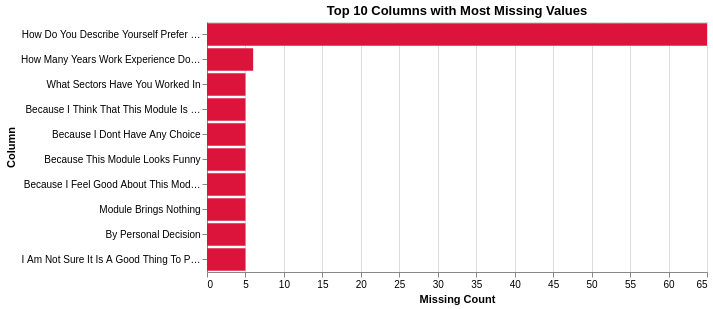
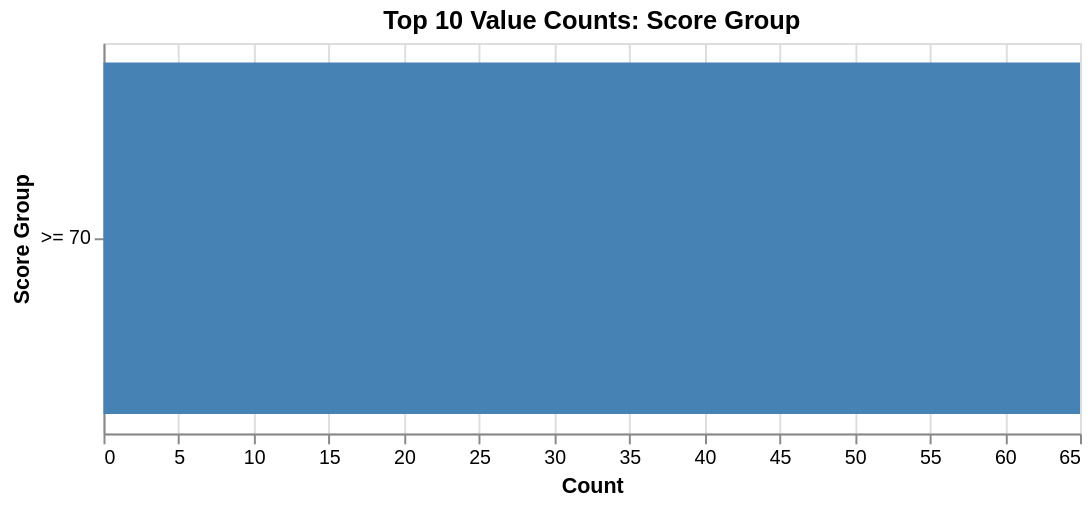
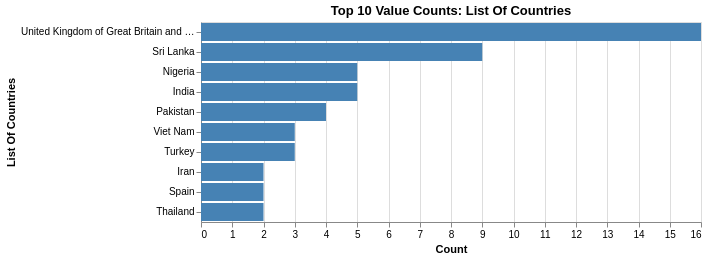
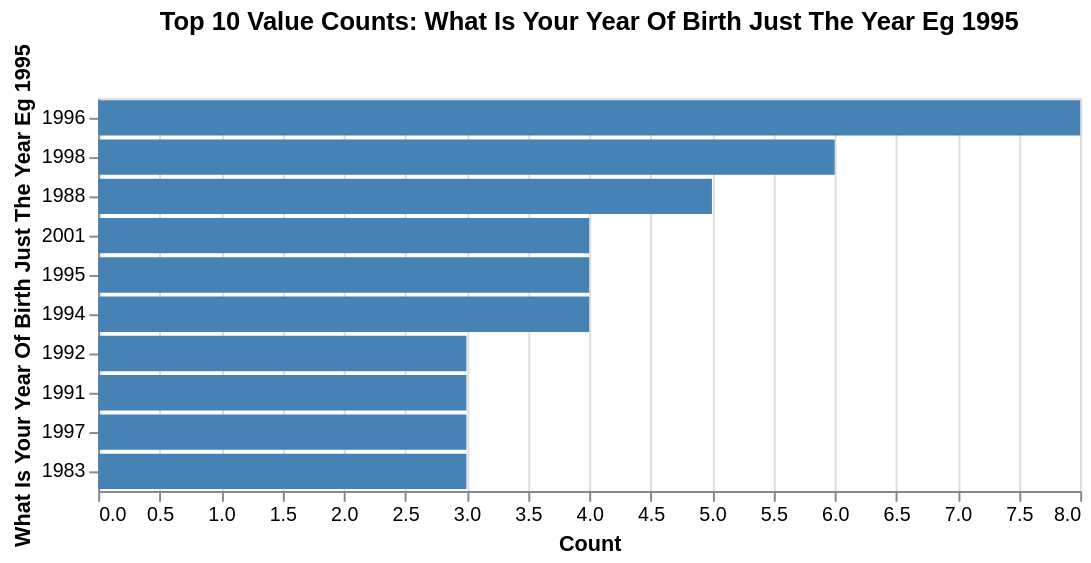

Source (notebook cell) for these figures, in order:
### Code cell
import altair as alt

# 1. Overview (Top 10 rows only)
print("Shape:", score_demo_ab_70.shape)
display(score_demo_ab_70.head(10))


# Clean column names in retrospective_score to sentence case
score_demo_ab_70.columns = score_demo_ab_70.columns.str.strip().str.replace(' ', '_').str.replace(',', '').str.lower().str.replace('-', '_').str.replace('?', '').str.replace('(', '').str.replace(')', '').str.replace('.', '').str.replace('&', '').str.replace(':', '').str.replace("'", '').str.replace('/', '_').str.replace('!', '').str.replace('%', '').str.replace('=', '_').str.replace('+', '_').str.replace('*', '_')
score_demo_ab_70.columns = score_demo_ab_70.columns.str.replace('_+', '_', regex=True).str.strip('_')
score_demo_ab_70.columns = score_demo_ab_70.columns.str.replace('_', ' ').str.title()

# 2. Missing Data (Top 10 columns with most missing values)
missing = score_demo_ab_70.isnull().sum()
missing_top10 = missing[missing > 0].sort_values(ascending=False).head(10)
missing_df = missing_top10.reset_index()
missing_df.columns = ['Column', 'MissingCount']
chart_missing = alt.Chart(missing_df).mark_bar(color='crimson').encode(
    x=alt.X('MissingCount:Q', title='Missing Count'),
    y=alt.Y('Column:N', sort='-x', title='Column')
).properties(
    title='Top 10 Columns with Most Missing Values',
    width=500,
    height=250
)
chart_missing.display()

# 3. Categorical Columns Analysis (Top 10 value counts per column)
cat_cols = score_demo_ab_70.select_dtypes(include='object').columns
for col in cat_cols:
    counts = score_demo_ab_70[col].value_counts(dropna=False).head(10).reset_index()
    counts.columns = [col, 'Count']
    chart = alt.Chart(counts).mark_bar(color='steelblue').encode(
        x=alt.X('Count:Q', title='Count'),
        y=alt.Y(f'{col}:N', sort='-x', title=col)
    ).properties(
        title=f'Top 10 Value Counts: {col}',
        width=500,
        height=200
    )
    chart.display()

# 4. Numeric Columns Analysis (Top 10 rows of summary)
numeric_cols = score_demo_ab_70.select_dtypes(include=['float64', 'int64']).columns
desc = score_demo_ab_70[numeric_cols].describe().T.head(10)
desc_df = desc.reset_index().melt(id_vars='index', value_vars=['mean', 'std', 'min', 'max'])
desc_df.columns = ['Feature', 'Statistic', 'Value']
chart_desc = alt.Chart(desc_df).mark_bar().encode(
    x=alt.X('Value:Q'),
    y=alt.Y('Feature:N', sort='-x'),
    color=alt.Color('Statistic:N')
).properties(
    title='Numeric Columns Summary (Top 10)',
    width=500,
    height=250
)
chart_desc.display()

# Correlation matrix (numeric columns, top 10)
corr = score_demo_ab_70[numeric_cols].corr().iloc[:10, :10]
corr_df = corr.reset_index().melt(id_vars='index')
corr_df.columns = ['Row', 'Column', 'Correlation']
chart_corr = alt.Chart(corr_df).mark_rect().encode(
    x=alt.X('Column:N', sort=list(corr.columns)),
    y=alt.Y('Row:N', sort=list(corr.index)),
    color=alt.Color('Correlation:Q', scale=alt.Scale(scheme='redblue', domain=[-1, 1])),
    tooltip=['Row', 'Column', 'Correlation']
).properties(
    title='Correlation Matrix (Top 10 Numeric Columns)',
    width=400,
    height=400
)
chart_corr.display()

# 5. Insights
print("\nInsights:")
print("- Top 10 rows/columns shown for overview, missing data, and summaries.")
print("- High scorers show diversity in demographics and strong teamwork attitudes.")

### Figure 1 — Vega-Lite specification as saved in the notebook (floating-point values rounded to 4 significant figures)
{"config": {"view": {"continuousWidth": 300, "continuousHeight": 300}}, "data": {"name": "data-e43414ae05628bf703fbff2ece2ffb21"}, "mark": {"type": "bar", "color": "crimson"}, "encoding": {"x": {"field": "MissingCount", "title": "Missing Count", "type": "quantitative"}, "y": {"field": "Column", "sort": "-x", "title": "Column", "type": "nominal"}}, "height": 250, "title": "Top 10 Columns with Most Missing Values", "width": 500, "$schema": "https://vega.github.io/schema/vega-lite/v5.20.1.json", "datasets": {"data-e43414ae05628bf703fbff2ece2ffb21": [{"Column": "How Do You Describe Yourself Prefer To Self Describe Text", "MissingCount": 65}, {"Column": "How Many Years Work Experience Do You Have", "MissingCount": 6}, {"Column": "What Sectors Have You Worked In", "MissingCount": 5}, {"Column": "Because I Think That This Module Is Pleasant", "MissingCount": 5}, {"Column": "Because I Dont Have Any Choice", "MissingCount": 5}, {"Column": "Because This Module Looks Funny", "MissingCount": 5}, {"Column": "Because I Feel Good About This Module", "MissingCount": 5}, {"Column": "Module Brings Nothing", "MissingCount": 5}, {"Column": "By Personal Decision", "MissingCount": 5}, {"Column": "I Am Not Sure It Is A Good Thing To Pursue It", "MissingCount": 5}]}}

### Figure 2 — Vega-Lite specification as saved in the notebook (floating-point values rounded to 4 significant figures)
{"config": {"view": {"continuousWidth": 300, "continuousHeight": 300}}, "data": {"name": "data-ce6aec337478d14f34d180c4d8ac4a8e"}, "mark": {"type": "bar", "color": "steelblue"}, "encoding": {"x": {"field": "Count", "title": "Count", "type": "quantitative"}, "y": {"field": "Score Group", "sort": "-x", "title": "Score Group", "type": "nominal"}}, "height": 200, "title": "Top 10 Value Counts: Score Group", "width": 500, "$schema": "https://vega.github.io/schema/vega-lite/v5.20.1.json", "datasets": {"data-ce6aec337478d14f34d180c4d8ac4a8e": [{"Score Group": ">= 70", "Count": 65}]}}

### Figure 3 — Vega-Lite specification as saved in the notebook (floating-point values rounded to 4 significant figures)
{"config": {"view": {"continuousWidth": 300, "continuousHeight": 300}}, "data": {"name": "data-e2b9f88a95f40691f430de8fd64ee7ce"}, "mark": {"type": "bar", "color": "steelblue"}, "encoding": {"x": {"field": "Count", "title": "Count", "type": "quantitative"}, "y": {"field": "List Of Countries", "sort": "-x", "title": "List Of Countries", "type": "nominal"}}, "height": 200, "title": "Top 10 Value Counts: List Of Countries", "width": 500, "$schema": "https://vega.github.io/schema/vega-lite/v5.20.1.json", "datasets": {"data-e2b9f88a95f40691f430de8fd64ee7ce": [{"List Of Countries": "United Kingdom of Great Britain and Northern Ireland", "Count": 16}, {"List Of Countries": "Sri Lanka", "Count": 9}, {"List Of Countries": "Nigeria", "Count": 5}, {"List Of Countries": "India", "Count": 5}, {"List Of Countries": "Pakistan", "Count": 4}, {"List Of Countries": "Viet Nam", "Count": 3}, {"List Of Countries": "Turkey", "Count": 3}, {"List Of Countries": "Iran", "Count": 2}, {"List Of Countries": "Spain", "Count": 2}, {"List Of Countries": "Thailand", "Count": 2}]}}

### Figure 4 — Vega-Lite specification as saved in the notebook (floating-point values rounded to 4 significant figures)
{"config": {"view": {"continuousWidth": 300, "continuousHeight": 300}}, "data": {"name": "data-67e2661842fb1b4059ecf621b93f914b"}, "mark": {"type": "bar", "color": "steelblue"}, "encoding": {"x": {"field": "Count", "title": "Count", "type": "quantitative"}, "y": {"field": "What Is Your Year Of Birth Just The Year Eg 1995", "sort": "-x", "title": "What Is Your Year Of Birth Just The Year Eg 1995", "type": "nominal"}}, "height": 200, "title": "Top 10 Value Counts: What Is Your Year Of Birth Just The Year Eg 1995", "width": 500, "$schema": "https://vega.github.io/schema/vega-lite/v5.20.1.json", "datasets": {"data-67e2661842fb1b4059ecf621b93f914b": [{"What Is Your Year Of Birth Just The Year Eg 1995": "1996", "Count": 8}, {"What Is Your Year Of Birth Just The Year Eg 1995": "1998", "Count": 6}, {"What Is Your Year Of Birth Just The Year Eg 1995": "1988", "Count": 5}, {"What Is Your Year Of Birth Just The Year Eg 1995": "2001", "Count": 4}, {"What Is Your Year Of Birth Just The Year Eg 1995": "1995", "Count": 4}, {"What Is Your Year Of Birth Just The Year Eg 1995": "1994", "Count": 4}, {"What Is Your Year Of Birth Just The Year Eg 1995": "1992", "Count": 3}, {"What Is Your Year Of Birth Just The Year Eg 1995": "1991", "Count": 3}, {"What Is Your Year Of Birth Just The Year Eg 1995": "1997", "Count": 3}, {"What Is Your Year Of Birth Just The Year Eg 1995": "1983", "Count": 3}]}}
